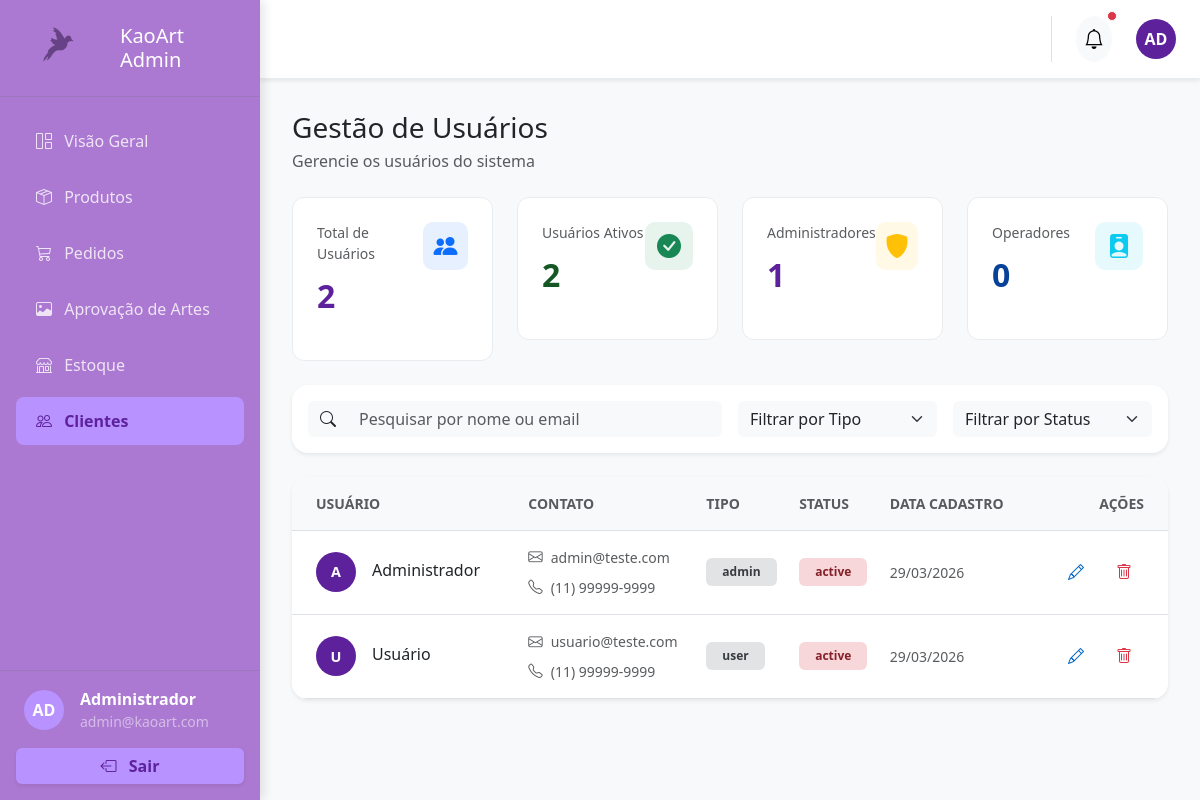
Page /admin/clientes.php (signed in) on the committed database.
### tables this page shows
CREATE TABLE IF NOT EXISTS usuarios
(
    id            INT AUTO_INCREMENT PRIMARY KEY,

    nome_completo VARCHAR(150) NOT NULL,
    email         VARCHAR(150) NOT NULL UNIQUE,
    telefone      VARCHAR(20)  NOT NULL,
    empresa       VARCHAR(150),

    endereco      VARCHAR(255) NOT NULL,
    cep           VARCHAR(10)  NOT NULL,

    senha         VARCHAR(100) NOT NULL,

    role          ENUM ('admin', 'user')     DEFAULT 'user',
    status        ENUM ('active', 'blocked') DEFAULT 'active',

    criado_em     TIMESTAMP                  DEFAULT CURRENT_TIMESTAMP
);

### public/admin/clientes.php (the view, shortened to what this page needs)
<?php
require '../../config/database.php';
$sql = mysqli_query($conn, "SELECT * FROM usuarios");
$clientes = [];
while ($usuario = mysqli_fetch_assoc($sql)) {
    $clientes[] = [
            'id' => $usuario['id'],
            'nome' => $usuario['nome_completo'],
            'email' => $usuario['email'],
            'telefone' => $usuario['telefone'],
            'tipo' => $usuario['role'],
            'status' => $usuario['status'],
            'dataCadastro' => date('d/m/Y', strtotime($usuario['criado_em']))
    ];
}
?>
<!DOCTYPE html>
<html lang="pt-br">
<head>
    <link href="https://cdn.jsdelivr.net/npm/bootstrap@5.3.0/dist/css/bootstrap.min.css" rel="stylesheet">
    <link rel="stylesheet" href="https://cdn.jsdelivr.net/npm/bootstrap-icons@1.11.1/font/bootstrap-icons.css">
</head>
<body>
<div class="wrapper">
    <?php include("../../includes/sidebar.php"); ?>
    <div class="main-content">
        <header class="top-header p-3 px-4 d-flex justify-content-between align-items-center shadow-sm">
            <div class="d-flex align-items-center gap-4 ms-3 border-start ps-4">
                <button class="btn btn-light position-relative border-0 rounded-circle p-2">
                    <i class="bi bi-bell fs-5"></i>
                    <span class="position-absolute top-0 start-100 translate-middle p-1 bg-danger border border-light rounded-circle">
                    </span>
                </button>
                <div class="avatar-circle" style="background-color: #5e219c;">AD</div>
            </div>
        </header>
        <main class="scrollable-content">
            <div class="d-flex justify-content-between align-items-end mb-4">
                <div>
                    <h1 class="h3 text-dark mb-1">Gestão de Usuários</h1>
                    <p class="text-muted mb-0">Gerencie os usuários do sistema</p>
                </div>
            </div>
            <div class="row g-4 mb-4">
                <div class="col-md-3">
                    <div class="stat-card">
                        <div class="d-flex justify-content-between align-items-start">
                            <div>
                                <p class="text-muted small mb-2">Total de Usuários</p>
                                <p class="stat-value"><?php echo count($clientes); ?></p>
                            </div>
                            <div class="icon-box bg-primary bg-opacity-10">
                                <i class="bi bi-people-fill text-primary fs-4"></i>
                            </div>
                        </div>
                    </div>
                </div>
                <div class="col-md-3">
                    <div class="stat-card">
                        <div class="d-flex justify-content-between align-items-start">
                            <div>
                                <p class="text-muted small mb-2">Usuários Ativos</p>
                                <p class="stat-value ativo"><?php echo count(array_filter($clientes, fn($c) => $c['status'] === 'active')); ?></p>
                            </div>
                            <div class="icon-box bg-success bg-opacity-10">
                                <i class="bi bi-check-circle-fill text-success fs-4"></i>
                            </div>
                        </div>
                    </div>
                </div>
                <div class="col-md-3">
                    <div class="stat-card">
                        <div class="d-flex justify-content-between align-items-start">
                            <div>
                                <p class="text-muted small mb-2">Administradores</p>
                                <p class="stat-value admin-count"><?php echo count(array_filter($clientes, fn($c) => $c['tipo'] === 'admin')); ?></p>
                            </div>
                            <div class="icon-box bg-warning bg-opacity-10">
                                <i class="bi bi-shield-fill text-warning fs-4"></i>
                            </div>
                        </div>
                    </div>
                </div>
                <div class="col-md-3">
                    <div class="stat-card">
                        <div class="d-flex justify-content-between align-items-start">
                            <div>
                                <p class="text-muted small mb-2">Operadores</p>
                                <p class="stat-value operador"><?php echo count(array_filter($clientes, fn($c) => $c['tipo'] === 'Operador')); ?></p>
                            </div>
                            <div class="icon-box bg-info bg-opacity-10">
                                <i class="bi bi-person-badge-fill text-info fs-4"></i>
                            </div>
                        </div>
                    </div>
                </div>
            </div>
            <div class="card shadow-sm border-0 rounded-4 p-3 mb-4">
                <div class="row g-3">
                    <div class="col-md-6">
                        <div class="input-group">
                            <span class="input-group-text border-0 bg-light">
                                <i class="bi bi-search"></i>
                            </span>
                            <input type="text" class="form-control border-0 bg-light" placeholder="Pesquisar por nome ou email" id="filterSearch">
                        </div>
                    </div>
                    <div class="col-md-3">
                        <select class="form-select border-0 bg-light" id="filterTipo">
                            <option value="">Filtrar por Tipo</option>
                        </select>
                    </div>
                    <div class="col-md-3">
                        <select class="form-select border-0 bg-light" id="filterStatus">
                            <option value="">Filtrar por Status</option>
                        </select>
                    </div>
                </div>
            </div>
            <div class="card shadow-sm border-0 rounded-4 overflow-hidden">
                <div class="table-responsive">
                    <table class="table table-hover align-middle mb-0">
                        <thead class="table-light">
                            <tr>
                                <th class="text-uppercase text-muted small fw-semibold py-3 px-4">Usuário</th>
                                <th class="text-uppercase text-muted small fw-semibold py-3">Contato</th>
                                <th class="text-uppercase text-muted small fw-semibold py-3">Tipo</th>
                                <th class="text-uppercase text-muted small fw-semibold py-3">Status</th>
                                <th class="text-uppercase text-muted small fw-semibold py-3">Data Cadastro</th>
                                <th class="text-uppercase text-muted small fw-semibold py-3 text-end px-4">Ações</th>
                            </tr>
                        </thead>
                        <tbody class="border-top-0" id="tableClientes">
                            <?php foreach ($clientes as $cliente): ?>
                            <tr class="cliente-row" data-nome="<?php echo $cliente['nome']; ?>" data-email="<?php echo $cliente['email']; ?>" data-tipo="<?php echo $cliente['tipo']; ?>" data-status="<?php echo $cliente['status']; ?>">
                                <td class="px-4 py-3">
                                    <div class="d-flex align-items-center gap-3">
                                        <div class="avatar-initials">
                                            <?php echo substr($cliente['nome'], 0, 1) . substr(explode(' ', $cliente['nome'])[1] ?? '', 0, 1); ?>
                                        </div>
                                        <div>
                                            <p class="text-dark fw-medium mb-1"><?php echo $cliente['nome']; ?></p>
                                        </div>
                                    </div>
                                </td>
                                <td class="py-3">
                                    <div class="d-flex flex-column gap-2">
                                        <div class="d-flex align-items-center gap-2 text-muted small">
                                            <i class="bi bi-envelope" style="font-size: 0.9rem;"></i>
                                            <span><?php echo $cliente['email']; ?></span>
                                        </div>
                                        <div class="d-flex align-items-center gap-2 text-muted small">
                                            <i class="bi bi-telephone" style="font-size: 0.9rem;"></i>
                                            <span><?php echo $cliente['telefone']; ?></span>
                                        </div>
                                    </div>
                                </td>
                                <td class="py-3">
                                    <span class="badge px-3 py-2
                                        <?php echo $cliente['tipo'] === 'Administrador' ? 'badge-admin' :
                                                  ($cliente['tipo'] === 'Operador' ? 'badge-operador' : 'badge-visualizador'); ?>">
                                        <?php echo $cliente['tipo']; ?>
                                    </span>
                                </td>
                                <td class="py-3">
                                    <span class="badge px-3 py-2 <?php echo $cliente['status'] === 'Ativo' ? 'badge-ativo' : 'badge-inativo'; ?>">
                                        <?php echo $cliente['status']; ?>
                                    </span>
                                </td>
                                <td class="py-3 text-muted small"><?php echo $cliente['dataCadastro']; ?></td>
                                <td class="text-end px-4 py-3">
                                    <div class="action-buttons justify-content-end">
                                        <button class="btn-edit" title="Editar" data-bs-toggle="modal" data-bs-target="#modalNovoCliente">
                                            <i class="bi bi-pencil"></i>
                                        </button>
                                        <button class="btn-delete" title="Excluir" onclick="if(confirm('Tem certeza que deseja excluir este cliente?')) { alert('Cliente excluído'); }">
                                            <i class="bi bi-trash"></i>
                                        </button>
                                    </div>
                                </td>
                            </tr>
                            <?php endforeach; ?>
                        </tbody>
                    </table>
                </div>
            </div>
        </main>
    </div>
</div>
</body>
</html>

### includes/sidebar.php (shortened to what this page needs)
<?php
$currentAdminPage = basename($_SERVER['PHP_SELF']);
?>
<aside class="sidebar-kao">
    <div class="p-4 border-bottom border-secondary border-opacity-25 d-flex align-items-center gap-3">
        <img src="../img/etc/passaroKao.png" alt="KaoArt Logo" width="80">
        <h4 class="text-white mb-0 fs-5">KaoArt Admin</h4>
    </div>
    <nav class="sidebar-menu py-3">
        <ul class="nav flex-column">
            <li class="nav-item">
                <a class="nav-link <?php echo $currentAdminPage == 'dashboard.php' ? 'active' : ''; ?>" href="dashboard.php">
                    <i class="bi bi-grid-1x2 me-2"></i> Visão Geral
                </a>
            </li>
            <li class="nav-item">
                <a class="nav-link <?php echo $currentAdminPage == 'produtos.php' ? 'active' : ''; ?>" href="produtos.php">
                    <i class="bi bi-box-seam me-2"></i> Produtos
                </a>
            </li>
            <li class="nav-item">
                <a class="nav-link <?php echo $currentAdminPage == 'pedidos.php' ? 'active' : ''; ?>" href="pedidos.php">
                    <i class="bi bi-cart3 me-2"></i> Pedidos
                </a>
            </li>
            <li class="nav-item">
                <a class="nav-link <?php echo $currentAdminPage == 'artes.php' ? 'active' : ''; ?>" href="artes.php">
                    <i class="bi bi-image me-2"></i> Aprovação de Artes
                </a>
            </li>
            <li class="nav-item">
                <a class="nav-link <?php echo $currentAdminPage == 'estoque.php' ? 'active' : ''; ?>" href="estoque.php">
                    <i class="bi bi-shop me-2"></i> Estoque
                </a>
            </li>
            <li class="nav-item">
                <a class="nav-link <?php echo $currentAdminPage == 'clientes.php' ? 'active' : ''; ?>" href="clientes.php">
                    <i class="bi bi-people me-2"></i> Clientes
                </a>
            </li>
        </ul>
    </nav>
    <div class="p-3 border-top border-secondary border-opacity-25">
        <div class="d-flex align-items-center gap-3 mb-3 px-2">
            <div class="avatar-circle">AD</div>
            <div class="text-white">
                <p class="mb-0 fs-6 fw-semibold">Administrador</p>
                <p class="mb-0 small text-white-50">admin@kaoart.com</p>
            </div>
        </div>
        <a href="../../backend/auth/logout.php" class="btn w-100 btn-roxo-sair shadow-sm">
            <i class="bi bi-box-arrow-left me-2"></i> Sair
        </a>
    </div>
</aside>

### public/admin/clientes.php (style rules this page uses)
.badge-visualizador { background-color: #e2e3e5; color: #383d41; border: none; }
.badge-inativo { background-color: #f8d7da; color: #842029; border: none; }
.avatar-initials { width: 40px; height: 40px; border-radius: 50%; background-color: #5e219c; color: white; display: flex; align-items: center; justify-content: center; font-weight: 600; font-size: 0.9rem; }
.stat-card { background: white; border-radius: 12px; padding: 1.5rem; border: 1px solid #e9ecef; }
.stat-value { font-size: 2rem; font-weight: 700; color: #5e219c; }
.stat-value.ativo { color: #155724; }
.stat-value.operador { color: #084298; }
.action-buttons { display: flex; gap: 0.5rem; }
.action-buttons button { padding: 0.5rem 0.75rem; border: none; border-radius: 6px; cursor: pointer; transition: all 0.2s; }
.btn-edit { background-color: transparent; color: #0066cc; }
.btn-delete { background-color: transparent; color: #dc3545; }

### includes/sidebar.php (style rules this page uses)
body { background-color: #F8F9FA; overflow: hidden; }
.wrapper { display: flex; height: 100vh; }
.sidebar-kao { background-color: #ab79d1; width: 260px; flex-shrink: 0; display: flex; flex-direction: column; box-shadow: 4px 0 10px rgba(0,0,0,0.1); z-index: 1000; }
.sidebar-menu { flex-grow: 1; overflow-y: auto; }
.nav-link { color: rgba(255, 255, 255, 0.8); padding: 12px 20px; margin: 4px 16px; border-radius: 8px; transition: all 0.2s; }
.nav-link.active { background-color: #b892ff; color: #5e219c !important; font-weight: bold; }
.top-header { background-color: #ffffff; border-bottom: 1px solid #e9ecef; z-index: 900; }
.avatar-circle { width: 40px; height: 40px; border-radius: 50%; display: flex; align-items: center; justify-content: center; font-weight: bold; color: white; background-color: #b892ff; }
.btn-roxo-sair { background-color: #b892ff; color: #5e219c; font-weight: bold; border: none; transition: all 0.3s ease; }
.main-content { flex-grow: 1; display: flex; flex-direction: column; overflow: hidden; }
.scrollable-content { flex-grow: 1; overflow-y: auto; padding: 2rem; }
.icon-box { width: 48px; height: 48px; display: flex; align-items: center; justify-content: center; border-radius: 10px; }

### rows in the picture
usuarios: nome_completo "A", nome_completo "Administrador", email "admin@teste.com", telefone "(11) 99999-9999", role "admin", status "active", dataCadastro "29/03/2026"
usuarios: nome_completo "U", nome_completo "Usuário", email "usuario@teste.com", telefone "(11) 99999-9999", role "user", status "active", dataCadastro "29/03/2026"

### other values in the picture
count($clientes) "2"
count(array_filter($clientes, fn($c) => $c['status'] === 'active')) "2"
count(array_filter($clientes, fn($c) => $c['tipo'] === 'admin')) "1"
count(array_filter($clientes, fn($c) => $c['tipo'] === 'Operador')) "0"
